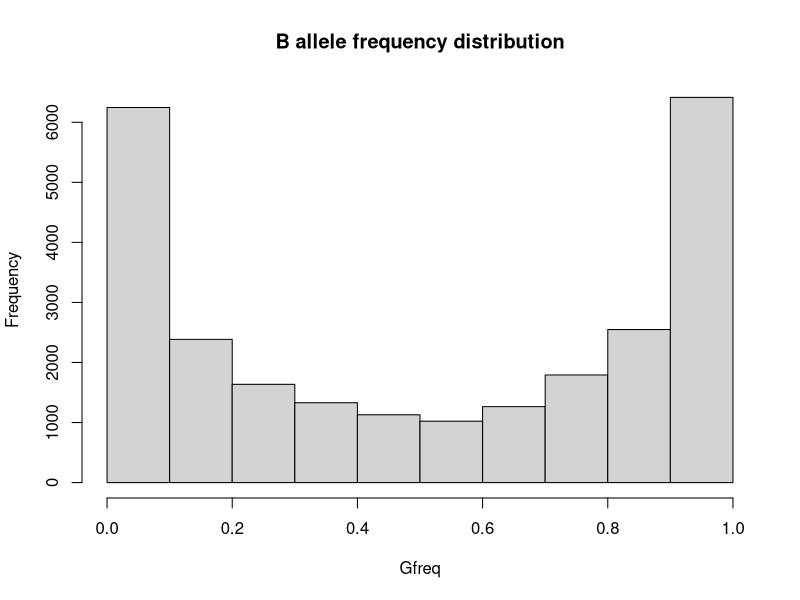
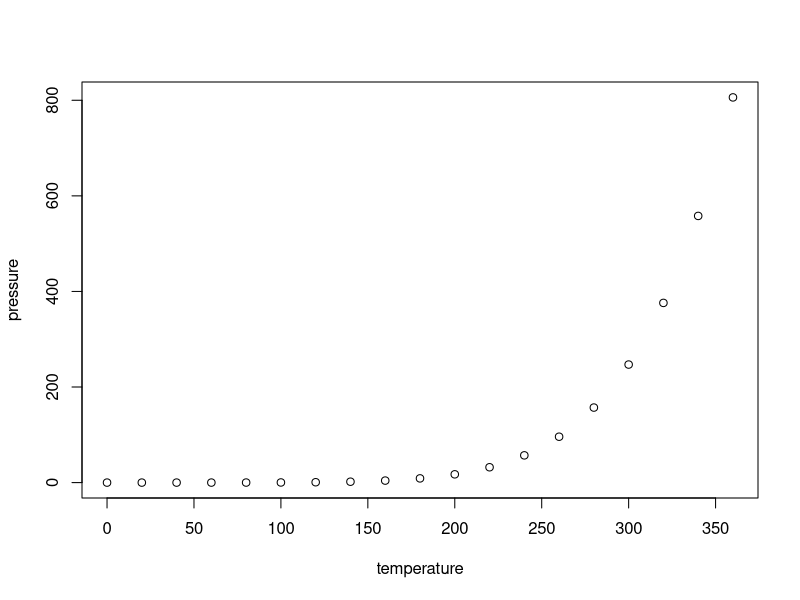

Here is the R script that generated these plots, in order:
## ---- chunk 1
knitr::opts_chunk$set(echo = TRUE)
## ---- chunk 2
 data=read.table('RC/S155.txt')
 colnames(data) = c("GA","GB","TA","TB")
 Gfreq = data$GB/(data$GA+data$GB)
 hist(Gfreq, breaks = 10, main="B allele frequency distribution")
## ---- chunk 3
summary(cars)
## ---- chunk 4
plot(pressure)
